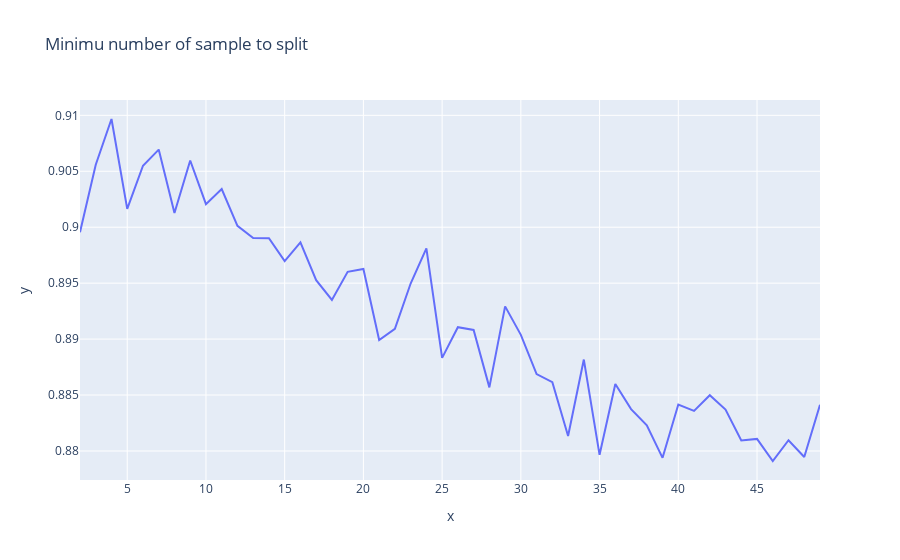

Write notebook code for a chart like this one.
### Code cell
line_plot(range(2,50),list_scores,"Minimu number of sample to split")

### Figure 1 — Plotly figure (JSON) as saved in the notebook; plotly's stock layout.template omitted (floating-point values rounded to 4 significant figures)
{"data": [{"hovertemplate": "x=%{x}<br>y=%{y}<extra></extra>", "legendgroup": "", "line": {"color": "#636efa", "dash": "solid"}, "mode": "lines", "name": "", "orientation": "v", "showlegend": false, "type": "scatter", "x": [2, 3, 4, 5, 6, 7, 8, 9, 10, 11, 12, 13, 14, 15, 16, 17, 18, 19, 20, 21, 22, 23, 24, 25, 26, 27, 28, 29, 30, 31, 32, 33, 34, 35, 36, 37, 38, 39, 40, 41, 42, 43, 44, 45, 46, 47, 48, 49], "xaxis": "x", "y": [0.8995, 0.9056, 0.9097, 0.9016, 0.9055, 0.9069, 0.9013, 0.906, 0.9021, 0.9034, 0.9001, 0.899, 0.899, 0.897, 0.8986, 0.8953, 0.8935, 0.896, 0.8963, 0.8899, 0.8909, 0.895, 0.8981, 0.8883, 0.8911, 0.8908, 0.8857, 0.8929, 0.8904, 0.8869, 0.8862, 0.8813, 0.8882, 0.8797, 0.886, 0.8837, 0.8823, 0.8794, 0.8841, 0.8836, 0.885, 0.8837, 0.8809, 0.8811, 0.8791, 0.881, 0.8795, 0.8841], "yaxis": "y"}], "layout": {"legend": {"tracegroupgap": 0}, "title": {"text": "Minimu number of sample to split"}, "xaxis": {"anchor": "y", "domain": [0, 1], "title": {"text": "x"}}, "yaxis": {"anchor": "x", "domain": [0, 1], "title": {"text": "y"}}}}
